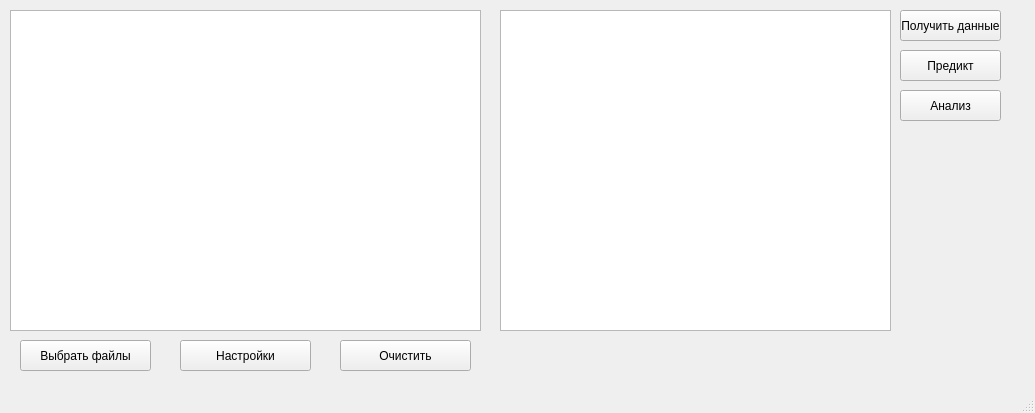
<?xml version="1.0" encoding="UTF-8"?>
<ui version="4.0">
 <class>mainWindow</class>
 <widget class="QMainWindow" name="mainWindow">
  <property name="enabled">
   <bool>true</bool>
  </property>
  <property name="geometry">
   <rect>
    <x>0</x>
    <y>0</y>
    <width>1035</width>
    <height>413</height>
   </rect>
  </property>
  <property name="windowTitle">
   <string>MainWindow</string>
  </property>
  <widget class="QWidget" name="centralwidget">
   <widget class="QPushButton" name="choseFileButton">
    <property name="geometry">
     <rect>
      <x>20</x>
      <y>340</y>
      <width>131</width>
      <height>31</height>
     </rect>
    </property>
    <property name="text">
     <string>Выбрать файлы</string>
    </property>
   </widget>
   <widget class="QPushButton" name="predictButton">
    <property name="geometry">
     <rect>
      <x>900</x>
      <y>50</y>
      <width>101</width>
      <height>31</height>
     </rect>
    </property>
    <property name="text">
     <string>Предикт</string>
    </property>
   </widget>
   <widget class="QListWidget" name="listWidget">
    <property name="geometry">
     <rect>
      <x>500</x>
      <y>10</y>
      <width>391</width>
      <height>321</height>
     </rect>
    </property>
   </widget>
   <widget class="QPushButton" name="getDataButton">
    <property name="geometry">
     <rect>
      <x>900</x>
      <y>10</y>
      <width>101</width>
      <height>31</height>
     </rect>
    </property>
    <property name="text">
     <string>Получить данные</string>
    </property>
   </widget>
   <widget class="QTableView" name="tableView">
    <property name="geometry">
     <rect>
      <x>10</x>
      <y>10</y>
      <width>471</width>
      <height>321</height>
     </rect>
    </property>
    <attribute name="horizontalHeaderVisible">
     <bool>true</bool>
    </attribute>
   </widget>
   <widget class="QPushButton" name="clearButton">
    <property name="geometry">
     <rect>
      <x>340</x>
      <y>340</y>
      <width>131</width>
      <height>31</height>
     </rect>
    </property>
    <property name="text">
     <string>Очистить</string>
    </property>
   </widget>
   <widget class="QPushButton" name="analyzeButton">
    <property name="geometry">
     <rect>
      <x>900</x>
      <y>90</y>
      <width>101</width>
      <height>31</height>
     </rect>
    </property>
    <property name="text">
     <string>Анализ</string>
    </property>
   </widget>
   <widget class="QPushButton" name="editButton">
    <property name="geometry">
     <rect>
      <x>180</x>
      <y>340</y>
      <width>131</width>
      <height>31</height>
     </rect>
    </property>
    <property name="text">
     <string>Настройки</string>
    </property>
   </widget>
  </widget>
  <widget class="QStatusBar" name="statusbar"/>
 </widget>
 <resources/>
 <connections/>
</ui>
